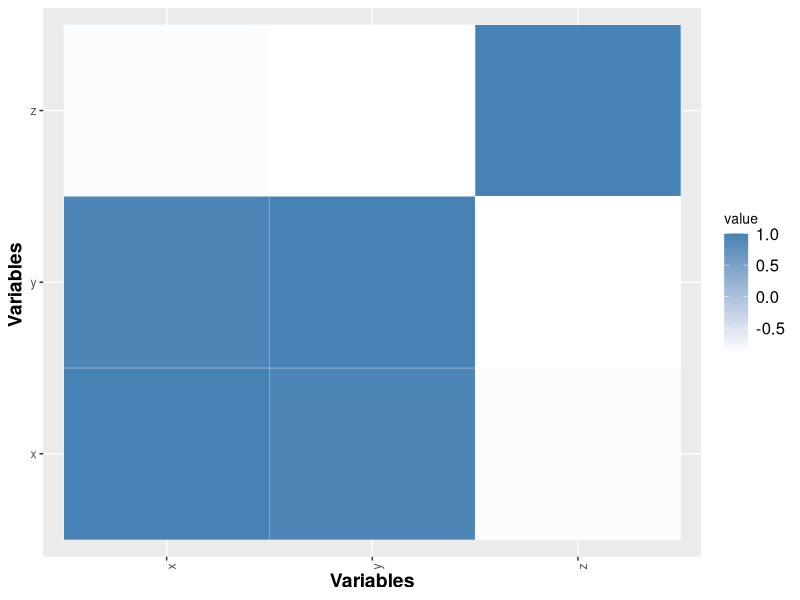
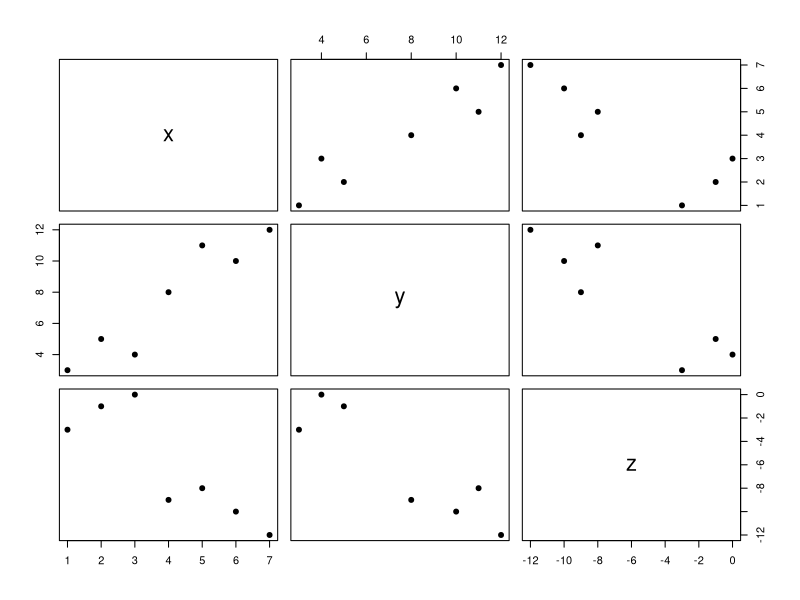
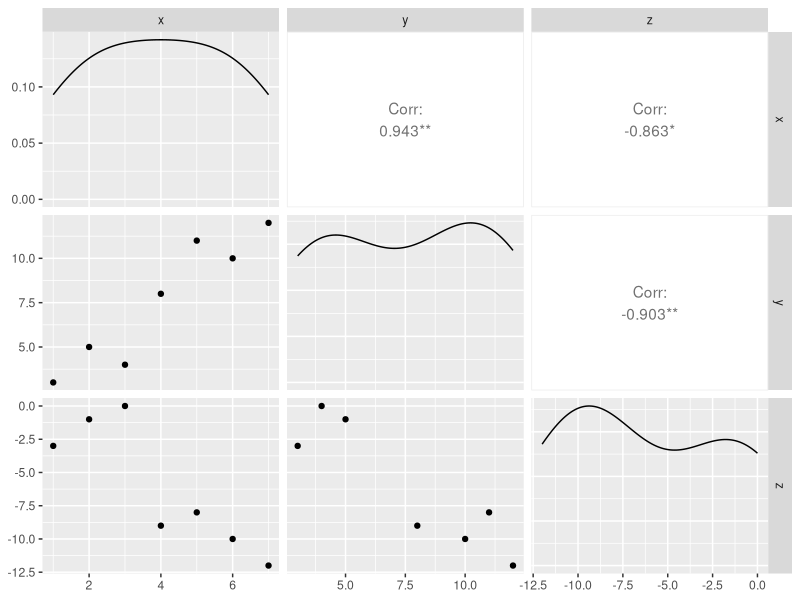
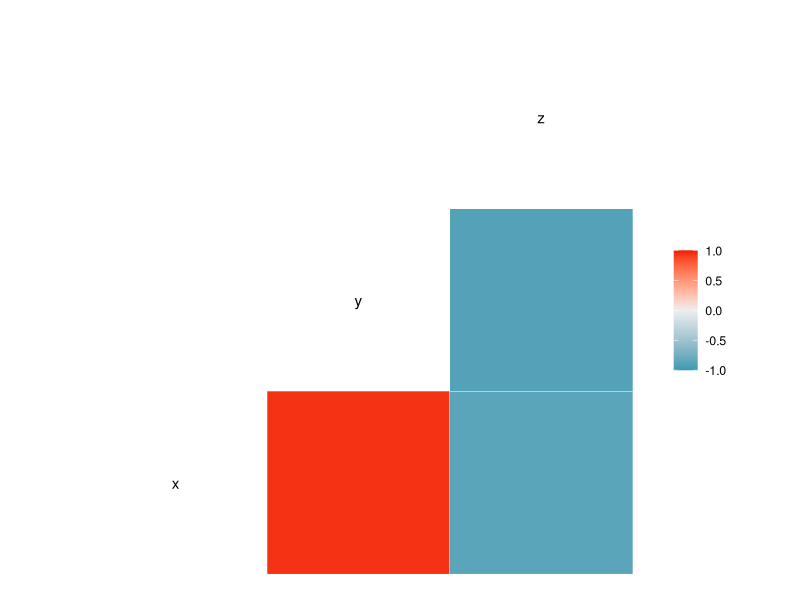
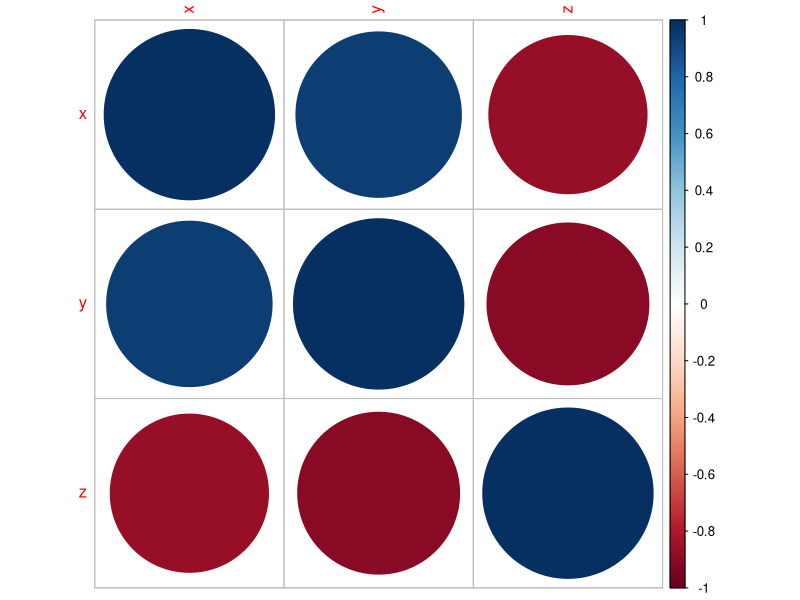
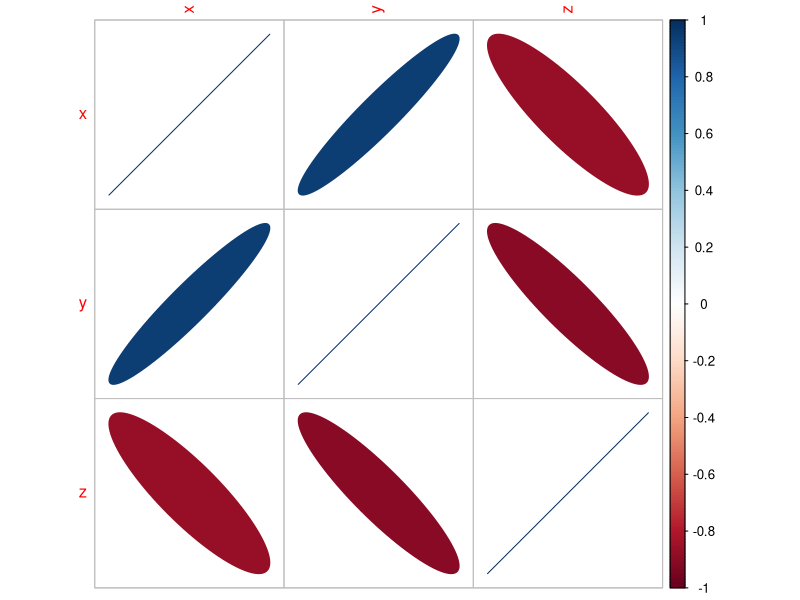
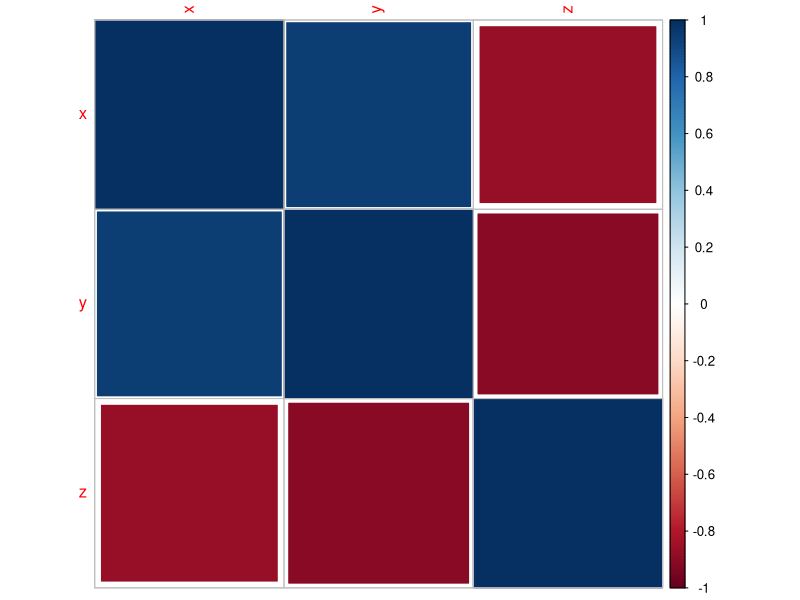

Reproduce these figures in R, in order.
## ---- chunk 1
x <- c(1, 2, 3, 4, 5, 6, 7)
y <- c(3 ,5 ,4, 8, 11, 10, 12)
#calculate the correlation coefficient using the built-in function
cor(x,y)
cor(y,x)
cor(x, -y)
cor(2*x, y)
cor(2*x, -3*y)

#use the method in the textbook
SU_x <- (x-mean(x))/sqrt(mean((x-mean(x))^2))
SU_y <- (y-mean(y))/sqrt(mean((y-mean(y))^2))
mean(SU_x*SU_y)
## ---- chunk 2
library(ggplot2)
library(reshape2)

x <- c(1, 2, 3, 4, 5, 6, 7)
y <- c(3 ,5 ,4, 8, 11, 10, 12)
z <- c(-3, -1, 0, -9, - 8, -10, -12)
data <- data.frame(x = x, y = y, z = z)
cordata <- cor(data)
cordata

#plot the correlation matrix heatmap
#melt data to bring the correlation values in two axis
melted_cordata <- melt(cordata)
head(melted_cordata)

ggplot(melted_cordata, aes(Var1, Var2)) +
  geom_tile(aes(fill = value), color = "white") +
  scale_fill_gradient(low = "white", high = "steelblue") +
  ylab("Variables ") +
  xlab("Variables") +
  theme(legend.title = element_text(size = 10),
        legend.text = element_text(size = 12),
        plot.title = element_text(size=16),
        axis.title=element_text(size=14,face="bold"),
        axis.text.x = element_text(angle = 90, hjust = 1))

## ---- chunk 3
#install.packages("GGally")
library(GGally)
pairs(data,pch=19)
ggpairs(data)
ggcorr(data)
## ---- chunk 4
#Positive correlations are displayed in blue and negative correlations in red #color. Color intensity and the size of the circle are proportional to the #correlation coefficients.
#install.packages("corrplot")
library(corrplot)
corrplot(cordata)
corrplot(cordata,method = "ellipse")
corrplot(cordata,method = "square")


